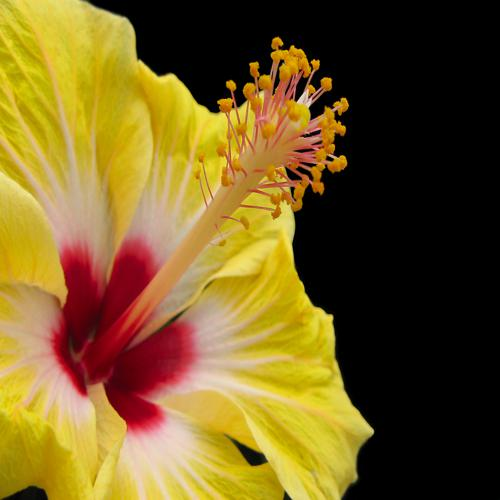
#> input picture resource/hibiscus500.jpg, 500 x 500 px
$ python edgeDetector.py
#> lines starting #> are read from the running program, lines starting #| are printed output that depends on the picture; after the words box and inside, x2 and y2 are one past the last pixel; in counts of white or black regions, pixels touching at a corner belong together
import cv2
import numpy as np

img = cv2.imread('resource/hibiscus500.jpg')
#> img is the input picture: shape (500, 500, 3); mean B, G, R 35, 92, 116.4
kernel = np.ones((5,5),np.uint8)

# change the threshold value to see the change in the edge lines detections.
imgcanny = cv2.Canny(img, 200,150)
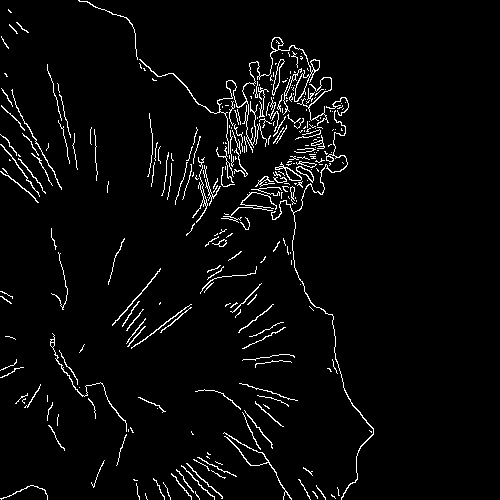
#> imgcanny: shape (500, 500); 3.6% white in thin lines or dots, all inside (x1, y1, x2, y2) = (0, 0, 374, 500)
# increase the thickness of the edges
imgDilation = cv2.dilate(imgcanny,kernel,iterations = 5)
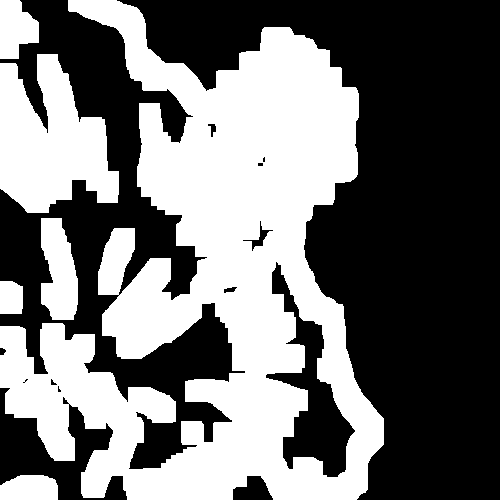
#> imgDilation: shape (500, 500); 44.8% white; 6 white regions, box (x1, y1, x2, y2) and area: (0, 0, 384, 500) 93209, (0, 54, 119, 213) 12304, (41, 218, 78, 320) 2867, (0, 0, 39, 59) 1718, (0, 475, 58, 500) 1297, (0, 281, 23, 314) 722
# decrease the thickness of the edges
imgErode = cv2.erode(imgDilation,kernel, iterations = 4)
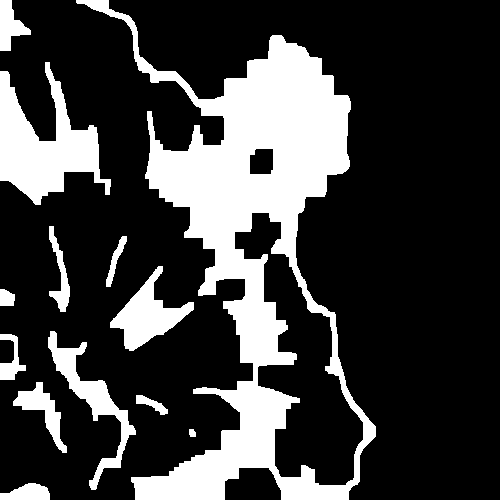
#> imgErode: shape (500, 500); 24.3% white; 13 white regions, largest, box (x1, y1, x2, y2) and area: (76, 0, 376, 500) 43165, (0, 62, 111, 205) 7248, (48, 331, 136, 490) 2807

cv2.imshow("Edge detection",imgErode)
cv2.waitKey(2000)

$ run again, with resource/hibiscus2.jpg copied over resource/hibiscus500.jpg
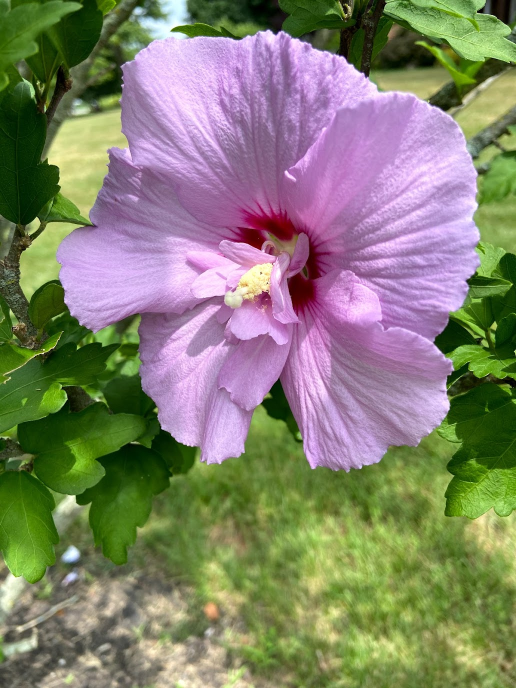
#> input picture resource/hibiscus2.jpg, 1032 x 1376 px (shown at 1/2 size)
#> img is the input picture: shape (1376, 1032, 3); mean B, G, R 110.5, 129.9, 132
#> `imgcanny = cv2.Canny(img, 200,150)`:
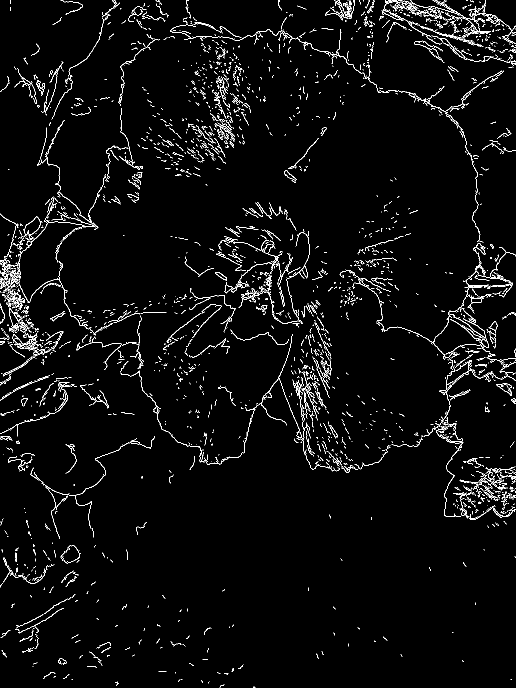
#> imgcanny: shape (1376, 1032) (shown at 1/2 size); 3.2% white in thin lines or dots
#> imgDilation: shape (1376, 1032); 47.1% white; 64 white regions, largest, box (x1, y1, x2, y2) and area: (0, 0, 1032, 1315) 597109, (559, 180, 699, 375) 8559, (149, 1275, 232, 1346) 4200
#> `imgErode = cv2.erode(imgDilation,kernel, iterations = 4)`:
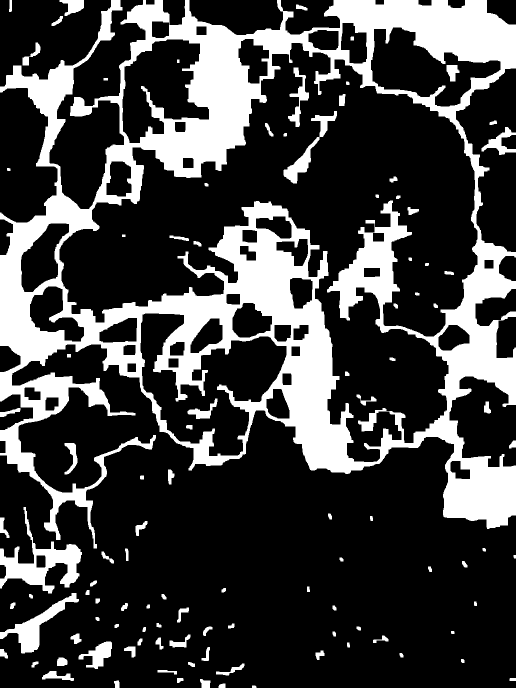
#> imgErode: shape (1376, 1032) (shown at 1/2 size); 25.2% white; 105 white regions, largest, box (x1, y1, x2, y2) and area: (0, 0, 1032, 1097) 321179, (0, 1014, 164, 1187) 8448, (0, 1186, 158, 1307) 4471

$ run again, with resource/cards1.jpg copied over resource/hibiscus500.jpg
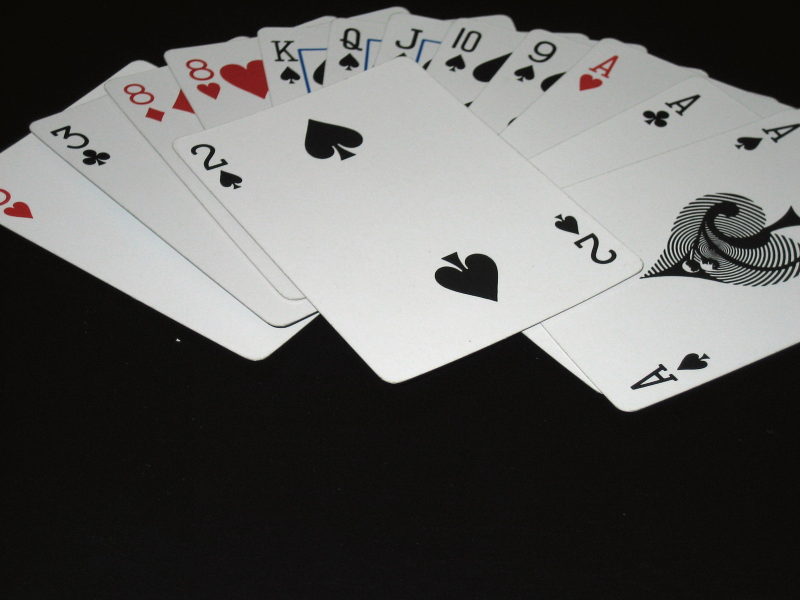
#> input picture resource/cards1.jpg, 1600 x 1200 px (shown at 1/2 size)
#> img is the input picture: shape (1200, 1600, 3); mean B, G, R 93.5, 95.1, 95.5
#> `imgcanny = cv2.Canny(img, 200,150)`:
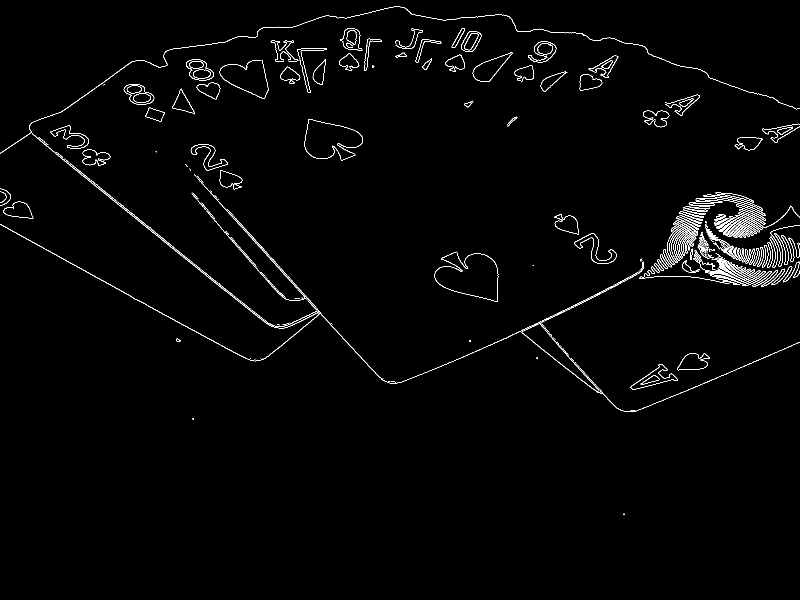
#> imgcanny: shape (1200, 1600) (shown at 1/2 size); 1.5% white in thin lines or dots, all inside (x1, y1, x2, y2) = (0, 13, 1600, 1030)
#> imgDilation: shape (1200, 1600); 18.7% white; 15 white regions, largest, box (x1, y1, x2, y2) and area: (0, 3, 1600, 834) 270593, (237, 71, 664, 253) 34817, (859, 493, 1007, 614) 10961
#> `imgErode = cv2.erode(imgDilation,kernel, iterations = 4)`:
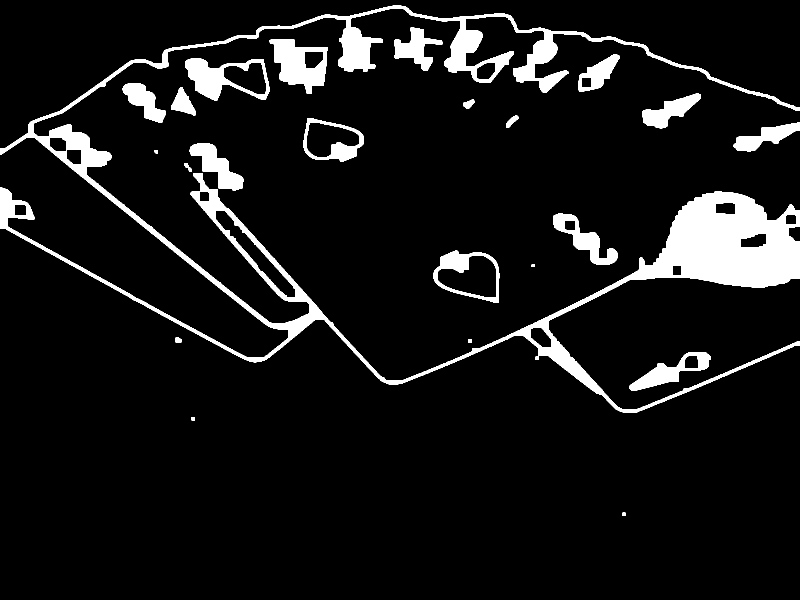
#> imgErode: shape (1200, 1600) (shown at 1/2 size); 8.4% white; 23 white regions, largest, box (x1, y1, x2, y2) and area: (0, 11, 1600, 826) 108700, (539, 79, 656, 188) 6971, (370, 116, 539, 201) 6063
